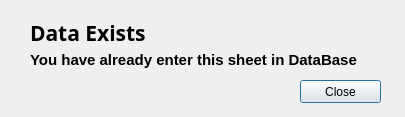
<?xml version="1.0" encoding="UTF-8"?>
<ui version="4.0">
 <class>Error2</class>
 <widget class="QDialog" name="Error2">
  <property name="geometry">
   <rect>
    <x>0</x>
    <y>0</y>
    <width>405</width>
    <height>117</height>
   </rect>
  </property>
  <property name="sizePolicy">
   <sizepolicy hsizetype="Fixed" vsizetype="Fixed">
    <horstretch>0</horstretch>
    <verstretch>0</verstretch>
   </sizepolicy>
  </property>
  <property name="windowTitle">
   <string>Data</string>
  </property>
  <widget class="QPushButton" name="close_btn2">
   <property name="geometry">
    <rect>
     <x>300</x>
     <y>80</y>
     <width>81</width>
     <height>23</height>
    </rect>
   </property>
   <property name="text">
    <string>Close</string>
   </property>
  </widget>
  <widget class="QWidget" name="layoutWidget">
   <property name="geometry">
    <rect>
     <x>30</x>
     <y>20</y>
     <width>346</width>
     <height>49</height>
    </rect>
   </property>
   <layout class="QVBoxLayout" name="verticalLayout">
    <item>
     <widget class="QLabel" name="label">
      <property name="font">
       <font>
        <family>Mongolian Baiti</family>
        <pointsize>16</pointsize>
        <weight>75</weight>
        <bold>true</bold>
       </font>
      </property>
      <property name="text">
       <string>Data Exists</string>
      </property>
     </widget>
    </item>
    <item>
     <widget class="QLabel" name="label_2">
      <property name="font">
       <font>
        <pointsize>11</pointsize>
        <weight>75</weight>
        <bold>true</bold>
       </font>
      </property>
      <property name="text">
       <string>You have already enter this sheet in DataBase</string>
      </property>
     </widget>
    </item>
   </layout>
  </widget>
 </widget>
 <resources/>
 <connections/>
</ui>
